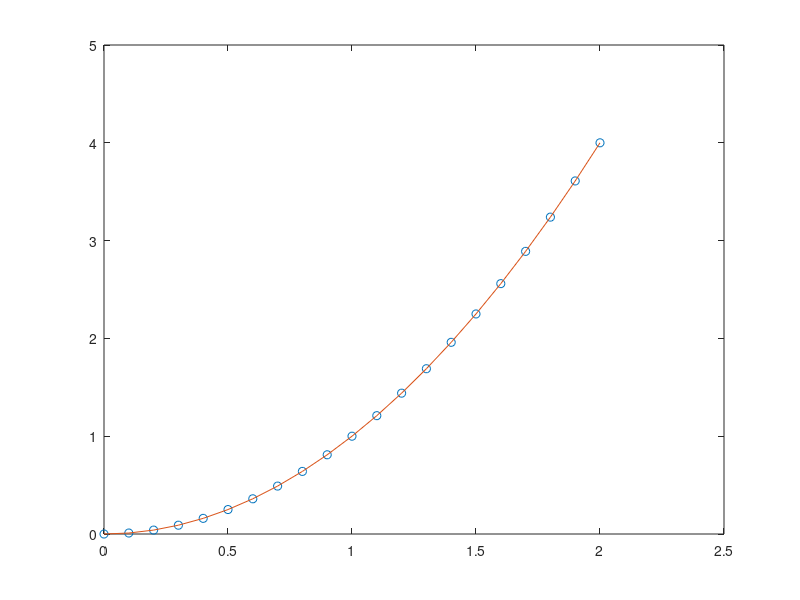

This chart was generated by the following MATLAB code:
% a first 2nd order Runge-Kutta example
% solve ODE f = xdot = 2t; given it starts at (0,0)
%
% following notation in Newman, Ch 8
% written 11/24/19

clear t; clear xRK;

xRK(1) = 0;  t(1) = 0;

h = 0.1;
totalT = 2;
numTimeSteps = totalT/h ;

for m = 1:numTimeSteps
    k1 = h * 2*t(m);
    k2 = h * 2*( t(m) + h/2 );
    xRK(m+1) = xRK(m) + k2;
    t(m+1) = t(m) + h;
end

xExact = t.^2;

plot(t,xRK,'o',t,xExact)